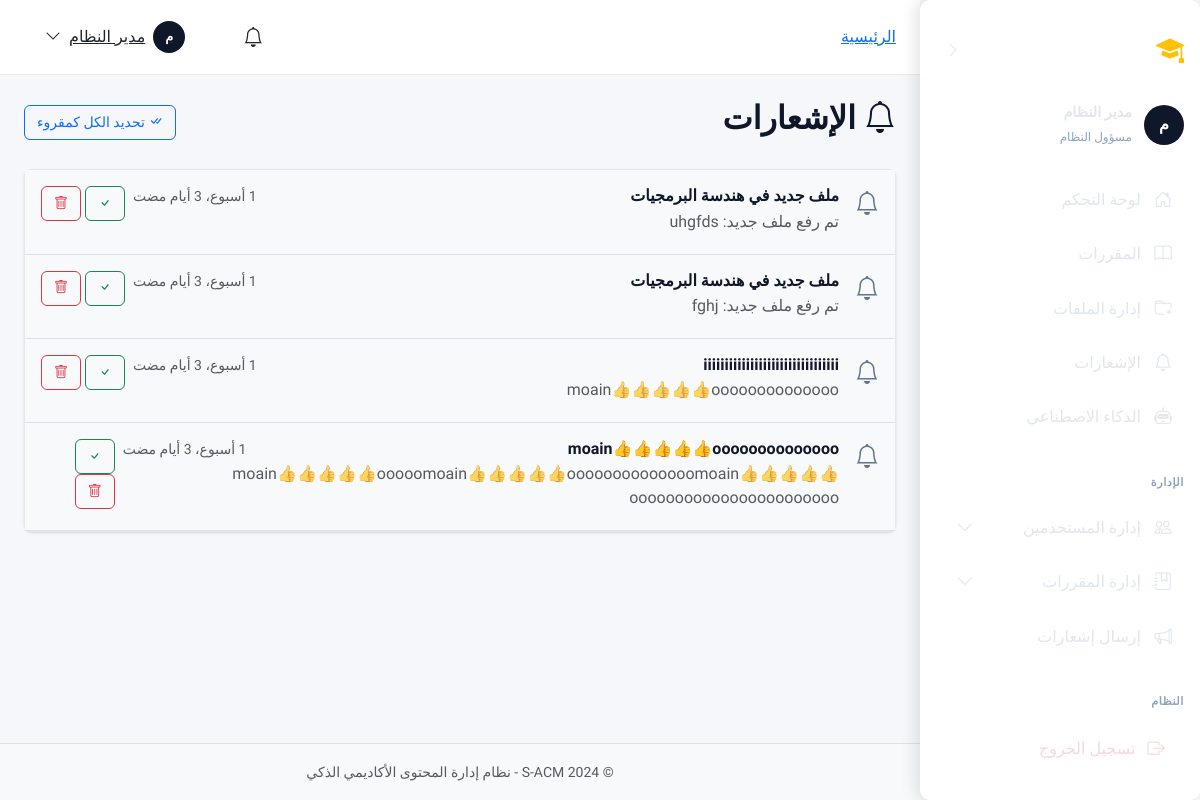
The app's page /notifications/instructor/ (signed in) with its own data.
### apps/accounts/models.py (models this page shows, shortened)
class User(AbstractBaseUser, PermissionsMixin):
    ACCOUNT_STATUS_CHOICES = [
        ('inactive', 'غير مفعّل'),
        ('active', 'مفعّل'),
        ('suspended', 'موقوف'),
    ]
    academic_id = models.CharField(
        max_length=50,
        unique=True,
        verbose_name='الرقم الأكاديمي/الوظيفي',
        help_text='الرقم الأكاديمي للطالب أو الرقم الوظيفي للموظف'
    )
    id_card_number = models.CharField(
        max_length=50,
        unique=True,
        verbose_name='رقم البطاقة الشخصية',
        help_text='يستخدم للتحقق من الهوية عند التفعيل'
    )
    full_name = models.CharField(
        max_length=150,
        verbose_name='الاسم الكامل'
    )
    email = models.EmailField(
        unique=True,
        blank=True,
        null=True,
        verbose_name='البريد الإلكتروني',
        help_text='يتم تعيينه عند التفعيل'
    )
    account_status = models.CharField(
        max_length=20,
        choices=ACCOUNT_STATUS_CHOICES,
        default='inactive',
        verbose_name='حالة الحساب'
    )
    role = models.ForeignKey(
        Role,
        on_delete=models.PROTECT,
        related_name='users',
        verbose_name='الدور',
        null=True,
        blank=True
    )
    major = models.ForeignKey(
        Major,
        on_delete=models.SET_NULL,
        related_name='students',
        verbose_name='التخصص',
        null=True,
        blank=True,
        help_text='للطلاب فقط'
    )
    level = models.ForeignKey(
        Level,
        on_delete=models.SET_NULL,
        related_name='students',
        verbose_name='المستوى',
        null=True,
        blank=True,
        help_text='للطلاب فقط'
    )
    is_staff = models.BooleanField(default=False, verbose_name='موظف')
    is_active = models.BooleanField(default=True, verbose_name='نشط')
    date_joined = models.DateTimeField(default=timezone.now, verbose_name='تاريخ الانضمام')
    last_login = models.DateTimeField(null=True, blank=True, verbose_name='آخر تسجيل دخول')
    profile_picture = models.ImageField(
        upload_to='profiles/',
        blank=True,
        null=True,
        verbose_name='صورة الملف الشخصي'
    )
    phone_number = models.CharField(
        max_length=20,
        blank=True,
        null=True,
        verbose_name='رقم الهاتف'
    )
    objects = UserManager()
    USERNAME_FIELD = 'academic_id'
    REQUIRED_FIELDS = ['full_name', 'id_card_number']
    class Meta:
        db_table = 'users'
        verbose_name = 'مستخدم'
        verbose_name_plural = 'المستخدمون'
        indexes = [
            models.Index(fields=['academic_id']),
            models.Index(fields=['email']),
            models.Index(fields=['account_status']),
        ]
    def is_admin(self):
        return self.role and self.role.code == Role.ADMIN
    def is_instructor(self):
        return self.role and self.role.code == Role.INSTRUCTOR
    def is_student(self):
        return self.role and self.role.code == Role.STUDENT

class Role(models.Model):
    ADMIN = 'admin'
    INSTRUCTOR = 'instructor'
    STUDENT = 'student'
    code = models.CharField(
        max_length=50,
        unique=True,
        verbose_name='كود الدور',
        help_text='معرف فريد للدور (بالإنجليزية، مثل: admin, instructor)'
    )
    display_name = models.CharField(
        max_length=100,
        verbose_name='اسم العرض',
        help_text='الاسم الذي يظهر للمستخدم'
    )
    description = models.TextField(
        blank=True,
        null=True,
        verbose_name='وصف الدور'
    )
    is_system = models.BooleanField(
        default=False,
        verbose_name='دور نظام',
        help_text='الأدوار الافتراضية التي لا يمكن حذفها'
    )
    is_active = models.BooleanField(
        default=True,
        verbose_name='نشط'
    )
    created_at = models.DateTimeField(auto_now_add=True, verbose_name='تاريخ الإنشاء')
    updated_at = models.DateTimeField(auto_now=True, verbose_name='تاريخ التحديث')
    class Meta:
        db_table = 'roles'
        verbose_name = 'دور'
        verbose_name_plural = 'الأدوار'
        ordering = ['-is_system', 'display_name']

### apps/notifications/models.py (models this page shows, shortened)
class Notification(models.Model):
    NOTIFICATION_TYPES = [
        ('general', 'إشعار عام'),
        ('course', 'إشعار مقرر'),
        ('file_upload', 'رفع ملف جديد'),
        ('announcement', 'إعلان'),
        ('system', 'إشعار نظام'),
    ]
    PRIORITY_CHOICES = [
        ('low', 'منخفضة'),
        ('normal', 'عادية'),
        ('high', 'عالية'),
        ('urgent', 'عاجلة'),
    ]
    sender = models.ForeignKey(
        settings.AUTH_USER_MODEL,
        on_delete=models.SET_NULL,
        null=True,
        related_name='sent_notifications',
        verbose_name='المرسل'
    )
    title = models.CharField(
        max_length=255,
        verbose_name='عنوان الإشعار'
    )
    body = models.TextField(
        verbose_name='محتوى الإشعار'
    )
    notification_type = models.CharField(
        max_length=20,
        choices=NOTIFICATION_TYPES,
        default='general',
        verbose_name='نوع الإشعار'
    )
    priority = models.CharField(
        max_length=10,
        choices=PRIORITY_CHOICES,
        default='normal',
        verbose_name='الأولوية'
    )
    course = models.ForeignKey(
        'courses.Course',
        on_delete=models.CASCADE,
        null=True,
        blank=True,
        related_name='notifications',
        verbose_name='المقرر المرتبط'
    )
    file = models.ForeignKey(
        'courses.LectureFile',
        on_delete=models.SET_NULL,
        null=True,
        blank=True,
        related_name='notifications',
        verbose_name='الملف المرتبط'
    )
    created_at = models.DateTimeField(
        auto_now_add=True,
        verbose_name='تاريخ الإنشاء'
    )
    expires_at = models.DateTimeField(
        null=True,
        blank=True,
        verbose_name='تاريخ انتهاء الصلاحية'
    )
    is_active = models.BooleanField(
        default=True,
        verbose_name='نشط'
    )
    class Meta:
        db_table = 'notifications'
        verbose_name = 'إشعار'
        verbose_name_plural = 'الإشعارات'
        ordering = ['-created_at']
        indexes = [
            models.Index(fields=['notification_type']),
            models.Index(fields=['created_at']),
            models.Index(fields=['course']),
        ]

### apps/notifications/views/instructor.py (the view)
# urls.py: path('instructor/', views.InstructorNotificationListView.as_view(), name='instructor_list'),
class InstructorNotificationListView(LoginRequiredMixin, InstructorRequiredMixin, ListView):
    template_name = 'notifications/list.html'  # Unified
    context_object_name = 'notifications'
    paginate_by = 20
    def get_queryset(self):
        return Notification.objects.filter(
            sender=self.request.user
        ).order_by('-created_at')

### templates/notifications/list.html (shortened to what this page needs)
{% extends 'layouts/dashboard_base.html' %}
{% load static %}
{% block dashboard_content %}
<div class="d-flex justify-content-between align-items-center mb-4">
    <h2><i class="bi bi-bell me-2"></i>الإشعارات</h2>
    {% if notifications %}
    <form method="post" action="{% url 'notifications:mark_all_read' %}">
        <button type="submit" class="btn btn-outline-primary btn-sm">
            <i class="bi bi-check-all me-1"></i>تحديد الكل كمقروء
        </button>
    </form>
    {% endif %}
</div>
<div class="card">
    <div class="card-body p-0">
        {% for notification in notifications %}
        <div class="notification-item p-3 border-bottom {% if not notification.is_read %}bg-light{% endif %}"
            data-notification-id="{{ notification.pk }}">
            <div class="d-flex">
                <div class="notification-icon me-3">
                    {% if notification.notification_type == 'info' %}
                    <i class="bi bi-info-circle text-info fs-4"></i>
                    {% elif notification.notification_type == 'warning' %}
                    <i class="bi bi-exclamation-triangle text-warning fs-4"></i>
                    {% elif notification.notification_type == 'success' %}
                    <i class="bi bi-check-circle text-success fs-4"></i>
                    {% elif notification.notification_type == 'new_file' %}
                    <i class="bi bi-file-earmark-plus text-primary fs-4"></i>
                    {% else %}
                    <i class="bi bi-bell text-secondary fs-4"></i>
                    {% endif %}
                </div>
                <div class="notification-content flex-grow-1">
                    <div class="d-flex justify-content-between align-items-start">
                        <h6 class="mb-1 {% if not notification.is_read %}fw-bold{% endif %}">
                            {{ notification.title }}
                        </h6>
                        <small class="text-muted">{{ notification.created_at|timesince }} مضت</small>
                    </div>
                    <p class="mb-1 text-muted">{{ notification.body }}</p>
                </div>
                <div class="notification-actions ms-2">
                    {% if not notification.is_read %}
                    <form method="post" action="{% url 'notifications:mark_read' notification.pk %}" class="d-inline">
                        <button type="submit" class="btn btn-sm btn-outline-success" title="تحديد كمقروء">
                            <i class="bi bi-check"></i>
                        </button>
                    </form>
                    {% endif %}
                    <form method="post" action="{% url 'notifications:delete' notification.pk %}" class="d-inline">
                        <button type="submit" class="btn btn-sm btn-outline-danger" title="حذف"
                            data-confirm="هل تريد حذف هذا الإشعار؟">
                            <i class="bi bi-trash"></i>
                        </button>
                    </form>
                </div>
            </div>
        </div>
        {% empty %}
        <div class="text-center py-5">
            <i class="bi bi-bell-slash display-1 text-muted"></i>
            <h4 class="mt-3 text-muted">لا توجد إشعارات</h4>
            <p class="text-muted">ستظهر هنا الإشعارات الجديدة</p>
        </div>
        {% endfor %}
    </div>
</div>
{% endblock dashboard_content %}

### templates/layouts/dashboard_base.html (shortened to what this page needs)
{% extends 'base.html' %}
{% load static %}
{% load permissions %}
{% block extra_css %}
<link href="{% static 'css/sidebar.css' %}" rel="stylesheet">
<link href="{% static 'css/dashboard.css' %}" rel="stylesheet">
{% endblock %}
{% block body_class %}dashboard-page{% endblock %}
{% block content %}
<div class="dashboard-layout">
    {% include 'components/sidebar.html' %}
    <div class="dashboard-content">
        <header class="dashboard-navbar">
            {% block breadcrumb %}
            <nav aria-label="breadcrumb" class="d-none d-md-block">
                <ol class="breadcrumb mb-0">
                    <li class="breadcrumb-item"><a href="{% url 'core:dashboard' %}">الرئيسية</a></li>
                </ol>
            </nav>
            {% endblock %}
            <div class="d-flex align-items-center gap-3 ms-auto">
                <div class="dropdown">
                    <a class="btn btn-link position-relative text-dark" href="#" data-bs-toggle="dropdown">
                        <i class="bi bi-bell fs-5"></i>
                    </a>
                </div>
                <div class="dropdown">
                    <a class="btn btn-link text-dark d-flex align-items-center gap-2" href="#"
                        data-bs-toggle="dropdown">
                        <div class="avatar-circle bg-primary text-white"
                            style="width: 32px; height: 32px; font-size: 0.8rem;">
                            {{ request.user.full_name|slice:":1"|upper }}
                        </div>
                        <span class="d-none d-lg-inline">{{ request.user.full_name|truncatechars:15 }}</span>
                        <i class="bi bi-chevron-down"></i>
                    </a>
                </div>
            </div>
        </header>
        <main class="flex-grow-1 p-4" id="main-content">
            {% block dashboard_content %}{% endblock %}
        </main>
        <footer class="dashboard-footer text-center py-3 border-top bg-light">
            <small class="text-muted">© 2024 S-ACM - نظام إدارة المحتوى الأكاديمي الذكي</small>
        </footer>
    </div>
</div>
{% endblock %}

### templates/components/sidebar.html (shortened to what this page needs)
{% load permissions %}
<aside class="sidebar d-none d-md-flex" id="desktopSidebar" data-collapsed="false">
    <div class="sidebar-header">
        <a href="{% url 'core:home' %}" class="sidebar-brand">
            <i class="bi bi-mortarboard-fill brand-icon"></i>
            <span class="brand-text">S-ACM</span>
        </a>
        <button type="button" class="btn btn-link sidebar-toggle" id="sidebarToggle" aria-label="طي القائمة">
            <i class="bi bi-chevron-right toggle-icon"></i>
        </button>
    </div>
    <div class="sidebar-user">
        <div class="avatar-circle bg-primary text-white">
            {{ request.user.full_name|slice:":1"|upper }}
        </div>
        <div class="user-info">
            <div class="user-name">{{ request.user.full_name|truncatechars:20 }}</div>
            <small class="user-role">{{ user_role|default:"مستخدم" }}</small>
        </div>
    </div>
    <nav class="sidebar-nav flex-grow-1">
        {% include 'components/_sidebar_menu.html' with collapsed=False %}
    </nav>
    <div class="sidebar-footer">
        <a href="{% url 'accounts:logout' %}" class="sidebar-link logout-link">
            <i class="bi bi-box-arrow-right"></i>
            <span class="link-text">تسجيل الخروج</span>
        </a>
    </div>
</aside>

### records on screen
User: user.full_name "م", user.full_name "مدير النظام"
Role: display_name "مسؤول النظام"
Notification: title "ملف جديد في هندسة البرمجيات", created_at "1 أسبوع، 3 أيام", body "تم رفع ملف جديد: uhgfds"
Notification: title "ملف جديد في هندسة البرمجيات", created_at "1 أسبوع، 3 أيام", body "تم رفع ملف جديد: fghj"
Notification: title "iiiiiiiiiiiiiiiiiiiiiiiiiiiiiiii", created_at "1 أسبوع، 3 أيام", body "moain👍👍👍👍👍oooooooooooooo"
Notification: title "moain👍👍👍👍👍oooooooooooooo", created_at "1 أسبوع، 3 أيام", body "moain👍👍👍👍👍ooooomoain👍👍👍👍👍oooooooooooooomoain👍👍👍👍👍ooooooooooooooooooooooo"

### other values on screen
{{ item.label|default:item.title }} "لوحة التحكم" "المقررات" "إدارة الملفات" "الإشعارات" "الذكاء الاصطناعي" "إرسال إشعارات"
{{ item.label|default:item.title|slice:"4:-4" }} "الإدارة" "النظام"
{{ item.label|default:item.title }} "إدارة المستخدمين" "إدارة المقررات"
